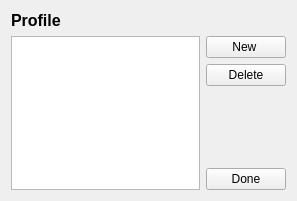
<?xml version="1.0" encoding="UTF-8"?>
<ui version="4.0">
 <class>Form</class>
 <widget class="QWidget" name="Form">
  <property name="geometry">
   <rect>
    <x>0</x>
    <y>0</y>
    <width>297</width>
    <height>201</height>
   </rect>
  </property>
  <property name="windowTitle">
   <string>Profile</string>
  </property>
  <layout class="QVBoxLayout" name="verticalLayout_2">
   <item>
    <widget class="QLabel" name="label">
     <property name="font">
      <font>
       <pointsize>12</pointsize>
       <bold>true</bold>
      </font>
     </property>
     <property name="text">
      <string>Profile</string>
     </property>
    </widget>
   </item>
   <item>
    <layout class="QHBoxLayout" name="horizontalLayout_2">
     <item>
      <widget class="QListWidget" name="listWidget_profiles"/>
     </item>
     <item>
      <layout class="QVBoxLayout" name="verticalLayout">
       <item>
        <widget class="QPushButton" name="pushButton_new">
         <property name="text">
          <string>New </string>
         </property>
        </widget>
       </item>
       <item>
        <widget class="QPushButton" name="pushButton_delete">
         <property name="text">
          <string>Delete</string>
         </property>
        </widget>
       </item>
       <item>
        <spacer name="verticalSpacer">
         <property name="orientation">
          <enum>Qt::Orientation::Vertical</enum>
         </property>
         <property name="sizeHint" stdset="0">
          <size>
           <width>20</width>
           <height>40</height>
          </size>
         </property>
        </spacer>
       </item>
       <item>
        <widget class="QPushButton" name="pushButton_done">
         <property name="text">
          <string>Done</string>
         </property>
        </widget>
       </item>
      </layout>
     </item>
    </layout>
   </item>
  </layout>
 </widget>
 <resources/>
 <connections/>
</ui>
